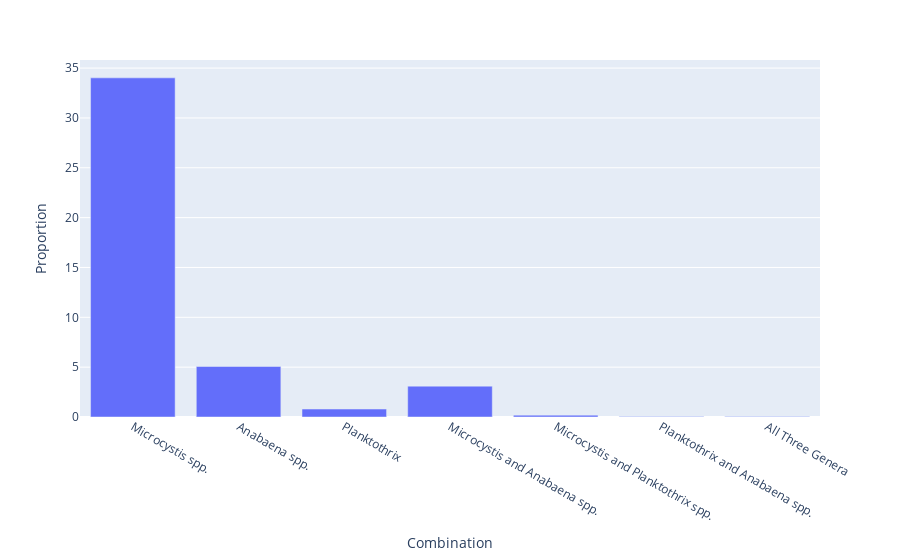

The cell this chart's notebook holds for it:
### Markdown cell above
Calculate the proportion of samples made by the three micocystin producing genera

### Code cell
bloomIndicators = df[['Waterbody_name', 'MC-LR_conc', 'Total_cyano_cell_count', 'Microcystis_mcyE', 'Anabaena_mcyE', 'Planktothrix_mcyE', 'Year', 'Month', 'Day']]
bloomIndicators['MC-LR_conc'] = bloomIndicators['MC-LR_conc'].str.replace(r'(^.*<.*$)', '0').apply(pd.to_numeric)
#print(bloomIndicators.count())

# Samples where only 1 microcystin producing genus is present 
M_Samples = bloomIndicators[bloomIndicators['Microcystis_mcyE'] > 0]
M_SamplesProp = (len(M_Samples)/len(bloomIndicators))*100

A_Samples = bloomIndicators[bloomIndicators['Anabaena_mcyE'] > 0]
A_SamplesProp = (len(A_Samples)/len(bloomIndicators))*100

P_Samples = bloomIndicators[bloomIndicators['Planktothrix_mcyE'] > 0]
P_SamplesProp = (len(P_Samples)/len(bloomIndicators))*100


# Samples where 2 out of 3 microcystin producing genera of are present 
M_ASamples = bloomIndicators[(bloomIndicators['Microcystis_mcyE'] > 0) & (bloomIndicators['Anabaena_mcyE'] > 0)]
M_ASamplesProp = (len(M_ASamples)/len(bloomIndicators))*100

M_PSamples = bloomIndicators[(bloomIndicators['Microcystis_mcyE'] > 0) & (bloomIndicators['Planktothrix_mcyE'] > 0)]
M_PSamplesProp = (len(M_PSamples)/len(bloomIndicators))*100

A_PSamples = bloomIndicators[(bloomIndicators['Anabaena_mcyE'] > 0) & (bloomIndicators['Planktothrix_mcyE'] > 0)]
A_PSamplesProp = (len(A_PSamples)/len(bloomIndicators))*100

# Samples where all three microcystin producing genera of are present 
allGeneraSamples = bloomIndicators[((bloomIndicators['Microcystis_mcyE'] > 0) & (bloomIndicators['Anabaena_mcyE'] > 0)) & 
                                  (bloomIndicators['Planktothrix_mcyE'] > 0)]
A_P_NSamplesProp = (len(allGeneraSamples)/len(bloomIndicators))*100

## Plot the proportions of the samples containing the different microcystin producing genera 
names = ['Microcystis spp.', 'Anabaena spp.', 'Planktothrix', 'Microcystis and Anabaena spp.',
                                 'Microcystis and Planktothrix spp.', 'Planktothrix and Anabaena spp.', 'All Three Genera']
plotData = pd.DataFrame(list(zip(names, [M_SamplesProp, A_SamplesProp, P_SamplesProp, M_ASamplesProp, M_PSamplesProp, A_PSamplesProp, A_P_NSamplesProp])),
                        columns = ['Combination', 'Proportion']
                       )
display(plotData)

fig = px.bar(plotData, x= 'Combination', y='Proportion')
fig.show()

### Figure 1 — Plotly figure (JSON) as saved in the notebook; plotly's stock layout.template omitted (floating-point values rounded to 4 significant figures)
{"data": [{"alignmentgroup": "True", "hovertemplate": "Combination=%{x}<br>Proportion=%{y}<extra></extra>", "legendgroup": "", "marker": {"color": "#636efa", "pattern": {"shape": ""}}, "name": "", "offsetgroup": "", "orientation": "v", "showlegend": false, "textposition": "auto", "type": "bar", "x": ["Microcystis spp.", "Anabaena spp.", "Planktothrix", "Microcystis and Anabaena spp.", "Microcystis and Planktothrix spp.", "Planktothrix and Anabaena spp.", "All Three Genera"], "xaxis": "x", "y": [34.02, 5.068, 0.7977, 3.097, 0.1877, 0.04693, 0.04693], "yaxis": "y"}], "layout": {"barmode": "relative", "legend": {"tracegroupgap": 0}, "margin": {"t": 60}, "xaxis": {"anchor": "y", "domain": [0, 1], "title": {"text": "Combination"}}, "yaxis": {"anchor": "x", "domain": [0, 1], "title": {"text": "Proportion"}}}}
